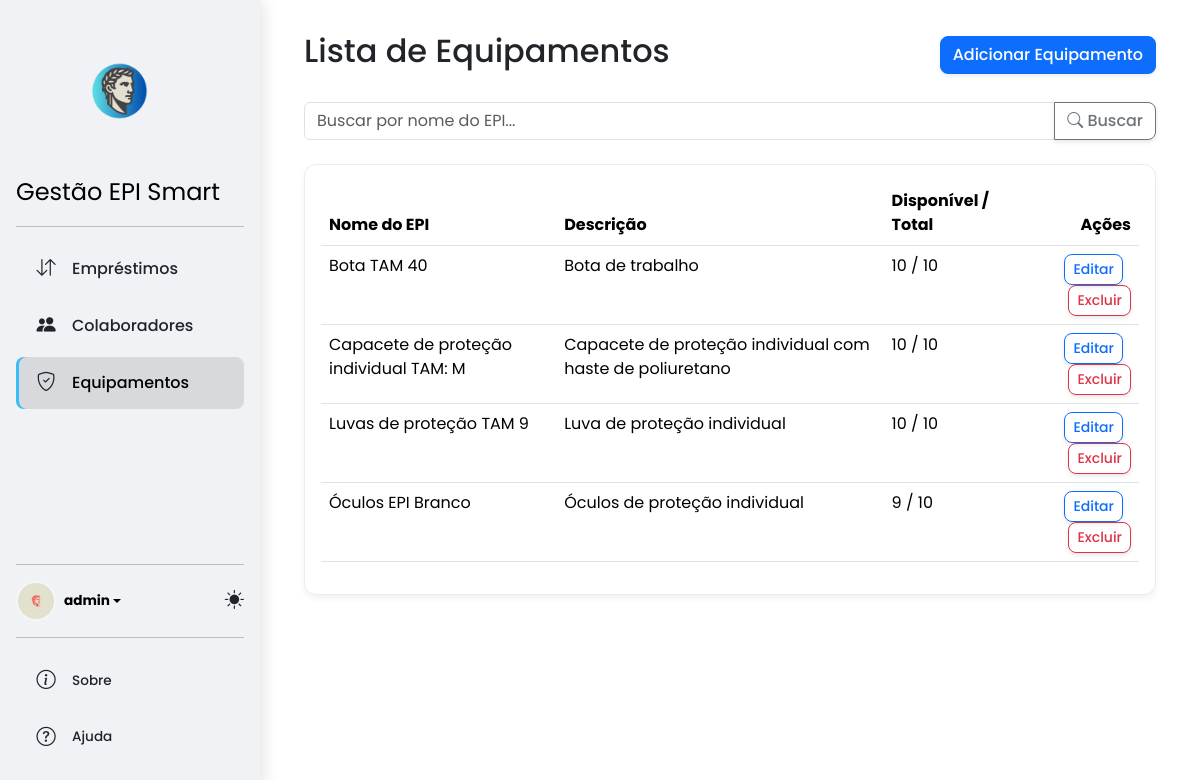
The page /equipamentos/ (signed in) on the database its author committed.
### core/models.py (models this page shows, shortened)
class Perfil(models.Model):
    user = models.OneToOneField(User, on_delete=models.CASCADE)
    foto = models.ImageField(default='default.jpg', upload_to='profile_pics')

class Equipamento(models.Model):
    nome_epi = models.CharField(max_length=200)
    descricao = models.TextField(blank=True, null=True)
    quantidade_total = models.PositiveIntegerField(default=0)
    quantidade_disponivel = models.PositiveIntegerField(default=0)

### core/views.py (the view)
# urls.py: path('equipamentos/', views.equipamento_list, name='equipamento_list'),
@login_required
def equipamento_list(request):
    query = request.GET.get('q')
    equipamentos_list = Equipamento.objects.all().order_by('nome_epi')
    if query:
        equipamentos_list = equipamentos_list.filter(nome_epi__icontains=query)
    paginator = Paginator(equipamentos_list, 10)
    page_number = request.GET.get('page')
    page_obj = paginator.get_page(page_number)
    return render(request, 'core/equipamento_list.html', {'page_obj': page_obj})

### core/templates/core/equipamento_list.html (shortened to what this page needs)
{% extends 'base.html' %}
{% block content %}
  <div class="d-flex justify-content-between align-items-center mb-4">
    <h1 class="h2">Lista de Equipamentos</h1>
    <a href="{% url 'equipamento_create' %}" class="btn btn-primary shadow-sm">Adicionar Equipamento</a>
  </div>
  <form method="GET" class="mb-4">
    <div class="input-group">
      <input type="text" name="q" class="form-control" placeholder="Buscar por nome do EPI..." value="{{ request.GET.q }}">
      <button class="btn btn-outline-secondary" type="submit">
        <i class="bi bi-search"></i> Buscar
      </button>
    </div>
  </form>
  <div class="card">
    <div class="card-body">
      <div class="table-responsive">
        <table class="table table-hover">
          <thead>
            <tr>
              <th scope="col">Nome do EPI</th>
              <th scope="col">Descrição</th>
              <th scope="col">Disponível / Total</th>
              <th scope="col" class="text-end">Ações</th>
            </tr>
          </thead>
          <tbody>
            {% for equipamento in page_obj %}
              <tr>
                <td>{{ equipamento.nome_epi }}</td>
                <td>{{ equipamento.descricao }}</td>
                <td>{{ equipamento.quantidade_disponivel }} / {{ equipamento.quantidade_total }}</td>
                <td class="text-end">
                  <a href="{% url 'equipamento_update' equipamento.pk %}" class="btn btn-sm btn-outline-primary me-2">Editar</a>
                  <form action="{% url 'equipamento_delete' equipamento.pk %}" method="post" style="display: inline;">
                    <button type="submit" class="btn btn-sm btn-outline-danger">Excluir</button>
                  </form>
                </td>
              </tr>
            {% empty %}
              <tr>
                <td colspan="4" class="text-center py-5">Nenhum equipamento cadastrado.</td>
              </tr>
            {% endfor %}
          </tbody>
        </table>
      </div>
    </div>
  </div>
{% endblock %}

### core/templates/base.html (shortened to what this page needs)
{% load static %}
<!DOCTYPE html>
<html lang="pt-br" data-bs-theme="light">
<head>
    <link href="https://cdn.jsdelivr.net/npm/bootstrap@5.3.3/dist/css/bootstrap.min.css" rel="stylesheet">
    <link rel="stylesheet" href="https://cdn.jsdelivr.net/npm/bootstrap-icons@1.11.3/font/bootstrap-icons.min.css">
    <link rel="stylesheet" href="{% static 'css/styles.css' %}">
</head>
<body class="{% if user.is_authenticated %}authenticated{% endif %} {% block body_class %}{% endblock %}">
    {% if user.is_authenticated %}
    <aside class="sidebar-desktop vh-100 d-none d-lg-flex flex-column p-3 position-fixed sidebar">
        {% include "core/includes/sidebar_content.html" %}
    </aside>
    {% endif %}
    <main class="content-wrapper {% if not user.is_authenticated %}w-100 p-0{% endif %}">
        <div class="container-fluid">
            {% block content %}{% endblock %}
        </div>
    </main>
</body>
</html>
</body>
</html>

### core/templates/core/includes/sidebar_content.html (shortened to what this page needs)
{% load static %}
<a href="{% url 'home' %}" class="logo-link d-flex flex-column align-items-center mb-3 mb-md-0 me-md-auto text-decoration-none text-center">
  <img src="{% static 'images/LOGO_PRINCIPAL.png' %}" alt="Logo" class="mb-2" style="height: 150px;" id="mainLogoImage">
  <span class="fs-4 text-body-emphasis">Gestão EPI Smart</span>
</a>
<hr>
<ul class="nav nav-pills flex-column mb-auto">
  <li class="nav-item">
    <a href="{% url 'emprestimo_list' %}" class="nav-link {% if 'emprestimo' in request.resolver_match.view_name %}active{% endif %}">
      <i class="bi bi-arrow-down-up"></i>
      Empréstimos
    </a>
  </li>
  <li>
    <a href="{% url 'colaborador_list' %}" class="nav-link {% if 'colaborador' in request.resolver_match.view_name %}active{% endif %}">
      <i class="bi bi-people-fill"></i>
      Colaboradores
    </a>
  </li>
  <li>
    <a href="{% url 'equipamento_list' %}" class="nav-link {% if 'equipamento' in request.resolver_match.view_name %}active{% endif %}">
      <i class="bi bi-shield-check"></i>
      Equipamentos
    </a>
  </li>
</ul>
<hr>
<div class="sidebar-footer">
  <div class="d-flex justify-content-between align-items-center w-100 mb-3">
    <div class="dropdown">
      <a href="#" class="d-flex align-items-center text-body-emphasis text-decoration-none dropdown-toggle user-profile" data-bs-toggle="dropdown" aria-expanded="false">
        <img src="{{ user.perfil.foto.url }}" alt="" class="rounded-circle me-2">
        <strong>{{ user.username }}</strong>
      </a>
    </div>
    <div class="theme-switcher">
        <i class="bi bi-sun-fill theme-icon"></i>
    </div>
  </div>
  <hr>
  <ul class="nav nav-pills flex-column mb-3">
    <li class="nav-item">
      <a href="{% url 'sobre' %}" class="nav-link {% if 'sobre' in request.resolver_match.view_name %}active{% endif %}">
        <i class="bi bi-info-circle"></i>
        Sobre
      </a>
    </li>
    <li class="nav-item">
      <a href="{% url 'ajuda' %}" class="nav-link {% if 'ajuda' in request.resolver_match.view_name %}active{% endif %}>">
        <i class="bi bi-question-circle"></i>
        Ajuda
      </a>
    </li>
  </ul>
</div>

### core/static/css/styles.css (style rules this page uses)
:root { --sidebar-width: 260px; --sidebar-bg: #f0f2f5; --sidebar-link-color: #212529; --sidebar-link-hover-bg: rgba(0, 0, 0, 0.05); --sidebar-link-hover-color: #000; --sidebar-active-link-bg: rgba(0, 0, 0, 0.1); --sidebar-icon-color: #212529; --bs-body-font-family: 'Poppins', sans-serif; --bs-body-bg: #ffffff; --bs-body-color: #212529; --card-bg: #ffffff; --card-shadow: 0 4px 6px rgba(0, 0, 0, 0.05); --card-border: 1px solid #e9ecef; --card-border-radius: 0.75rem; --btn-border-radius: 0.5rem; --btn-shadow: 0 2px 4px rgba(0, 0, 0, 0.1); --bs-primary-rgb: 14, 116, 144; }
html, body { height: 100%; }
body { background-color: var(--bs-body-bg); color: var(--bs-body-color); font-family: var(--bs-body-font-family); transition: background-color 0.3s ease; }
.sidebar, .content-wrapper, .nav-link, .card, .btn, .logo-link { transition: all 0.2s ease-in-out; }
.sidebar { width: var(--sidebar-width); background: var(--sidebar-bg); box-shadow: 4px 0 15px rgba(0, 0, 0, 0.1); z-index: 1100; }
.sidebar .nav-link { color: var(--sidebar-link-color); font-weight: 500; padding: 0.75rem 1.25rem; border-radius: var(--btn-border-radius); margin-bottom: 0.25rem; display: flex; align-items: center; }
.sidebar .nav-link i { font-size: 1.2rem; color: var(--sidebar-icon-color); margin-right: 1rem; width: 20px; text-align: center; transition: color 0.2s ease; }
.sidebar .nav-link.active, .sidebar .nav-link:hover { background-color: var(--sidebar-link-hover-bg); color: var(--sidebar-link-hover-color); }
.sidebar .nav-link.active { background-color: var(--sidebar-active-link-bg); box-shadow: inset 3px 0 0 #38bdf8; transform: translateX(0); }
.user-profile img { width: 40px; height: 40px; object-fit: cover; border: 2px solid rgba(255, 255, 255, 0.3); }
.content-wrapper { padding: 2rem; }
.card { background-color: var(--card-bg); border: var(--card-border); border-radius: var(--card-border-radius); box-shadow: var(--card-shadow); }
.btn { border-radius: var(--btn-border-radius); font-weight: 500; box-shadow: var(--btn-shadow); }
@media (min-width: 992px) { body.authenticated { display: flex; } }
@media (min-width: 992px) { .content-wrapper { margin-left: var(--sidebar-width); width: calc(100% - var(--sidebar-width)); } }
.theme-switcher { cursor: pointer; color: var(--sidebar-link-color); font-size: 1.2rem; }
.sidebar-footer { font-size: 0.85rem; }
.sidebar-footer a { color: var(--sidebar-link-color); text-decoration: none; }
.table th, .table td { border-right: 1px solid var(--card-border); }
.table th:last-child, .table td:last-child { border-right: none; }

### rows shown on the page
Equipamento: nome_epi "Bota TAM 40", descricao "Bota de trabalho", quantidade_disponivel "10", quantidade_total "10"
Equipamento: nome_epi "Capacete de proteção individual TAM: M", descricao "Capacete de proteção individual com haste de poliuretano", quantidade_disponivel "10", quantidade_total "10"
Equipamento: nome_epi "Luvas de proteção TAM 9", descricao "Luva de proteção individual", quantidade_disponivel "10", quantidade_total "10"
Equipamento: nome_epi "Óculos EPI Branco", descricao "Óculos de proteção individual", quantidade_disponivel "9", quantidade_total "10"

### other values the page prints
{{ user.username }} "admin"
